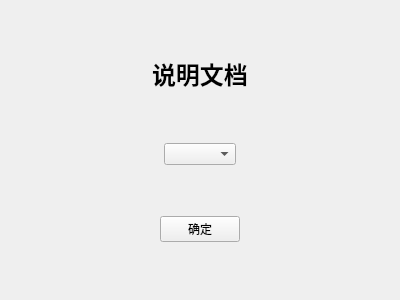
<?xml version="1.0" encoding="UTF-8"?>
<ui version="4.0">
 <class>Form</class>
 <widget class="QWidget" name="Form">
  <property name="geometry">
   <rect>
    <x>0</x>
    <y>0</y>
    <width>400</width>
    <height>300</height>
   </rect>
  </property>
  <property name="windowTitle">
   <string>Form</string>
  </property>
  <layout class="QVBoxLayout" name="verticalLayout" stretch="2,4,4">
   <item>
    <layout class="QHBoxLayout" name="horizontalLayout">
     <item>
      <widget class="QLabel" name="label">
       <property name="sizePolicy">
        <sizepolicy hsizetype="Fixed" vsizetype="Fixed">
         <horstretch>0</horstretch>
         <verstretch>0</verstretch>
        </sizepolicy>
       </property>
       <property name="font">
        <font>
         <family>华文新魏</family>
         <pointsize>18</pointsize>
         <weight>75</weight>
         <bold>true</bold>
        </font>
       </property>
       <property name="layoutDirection">
        <enum>Qt::RightToLeft</enum>
       </property>
       <property name="text">
        <string>说明文档</string>
       </property>
      </widget>
     </item>
    </layout>
   </item>
   <item>
    <layout class="QHBoxLayout" name="horizontalLayout_2">
     <item>
      <widget class="QComboBox" name="comboBox">
       <property name="sizePolicy">
        <sizepolicy hsizetype="Fixed" vsizetype="Fixed">
         <horstretch>0</horstretch>
         <verstretch>0</verstretch>
        </sizepolicy>
       </property>
      </widget>
     </item>
    </layout>
   </item>
   <item>
    <layout class="QHBoxLayout" name="horizontalLayout_3">
     <item>
      <widget class="QPushButton" name="pushButton_3">
       <property name="sizePolicy">
        <sizepolicy hsizetype="Fixed" vsizetype="Fixed">
         <horstretch>0</horstretch>
         <verstretch>0</verstretch>
        </sizepolicy>
       </property>
       <property name="text">
        <string>确定</string>
       </property>
      </widget>
     </item>
    </layout>
   </item>
  </layout>
 </widget>
 <resources/>
 <connections/>
</ui>
